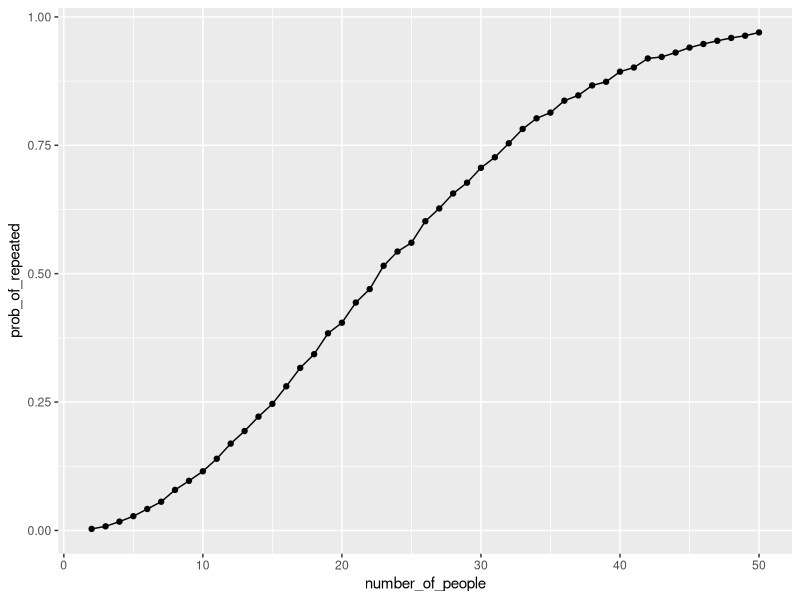

This figure's R source: (Note: this script raises an error after producing the figure.)
## ---- chunk 1
library(tidyverse)
## ---- chunk 2
birthday_repeated = function(n_room) {
  
  birthdays = sample(1:365, size = n_room, replace = T)
  
  repeated_birthdays = length(unique(birthdays)) < n_room
  
  return(repeated_birthdays)
}
## ---- chunk 3
birthday_results = 
  expand_grid(
    number_of_people = 2:50,
    iter = 1:10000
  )|>
  mutate(
    repeated = map_lgl(number_of_people, birthday_repeated)
  )

birthday_results |>
  group_by(number_of_people) |>
  summarise(prob_of_repeated = mean(repeated))|>
  ggplot(aes(x = number_of_people, y = prob_of_repeated)) +
  geom_point()+
  geom_line()
## ---- chunk 4
file_df = tibble(
  file = list.files("data", full.names = T)
)

file_df = file_df|>
  mutate(data = map(file, read_csv))

file_df = file_df|>
  mutate(
    arm = str_extract(file, "con|exp"),
    subject_id = str_extract(file, "\\d{2}")
  )

tidy_df = file_df|>
  unnest(data)|>
  pivot_longer(
    cols = starts_with("week"),
    names_to = "week",
    values_to = "observation"
  )|>
  mutate(
    week = str_remove(week, "week_")|>
      as.numeric()
  )

tidy_df|>
  ggplot(aes(
    x = week, y = observation, group = subject_id, color = subject_id)
    )+
  geom_line()+
  geom_point()+
  facet_wrap(~ arm)+
  labs(
    title = "Observations over time by study arm",
    x = "Week",
    y = "Observation",
    color = "Subject id"
  )+
  theme_minimal()
